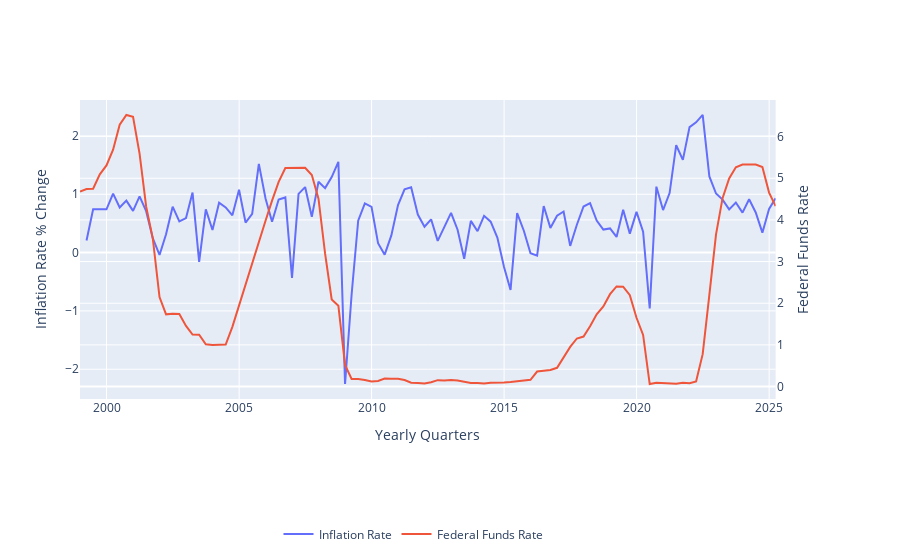

This figure's notebook cell:
### Code cell
# 3rd EDA. Comparing how the Federal Fund Rate and the Inflation rate percentage change since 1998 - present. 
quarterly_cpi = sub_df2.groupby("End_Quarter").agg({
    "Inflation (CPI)": "mean",
    "Adj Close Normalized 0 - 100": "mean"
}).reset_index()

# Calculate quarterly inflation rate (%) based on CPI
quarterly_cpi["Inflation Rate (%)"] = quarterly_cpi["Inflation (CPI)"].pct_change() * 100
fed_fund_rate = sub_df2.groupby('End_Quarter')["Federal Funds Rate"].mean().reset_index()

fig = make_subplots(specs=[[{"secondary_y": True}]])

fig.update_layout(
    legend=dict(
        orientation="h",        # horizontal layout
        yanchor="bottom",
        y=-0.5,                 # adjust how far below the x-axis it appears
        xanchor="center",
        x=0.45
    )
)

fig.add_trace(
    go.Scatter(x=quarterly_cpi["End_Quarter"], y=quarterly_cpi["Inflation Rate (%)"], name="Inflation Rate"),
    secondary_y=False,
)

fig.add_trace(
    go.Scatter(x=fed_fund_rate["End_Quarter"], y=fed_fund_rate["Federal Funds Rate"], name="Federal Funds Rate"),
    secondary_y=True,
)

fig.update_xaxes(title_text="Yearly Quarters")
# Set y-axes titles
fig.update_yaxes(title_text="Inflation Rate % Change", secondary_y=False)
fig.update_yaxes(title_text="Federal Funds Rate", secondary_y=True)
fig.show()
